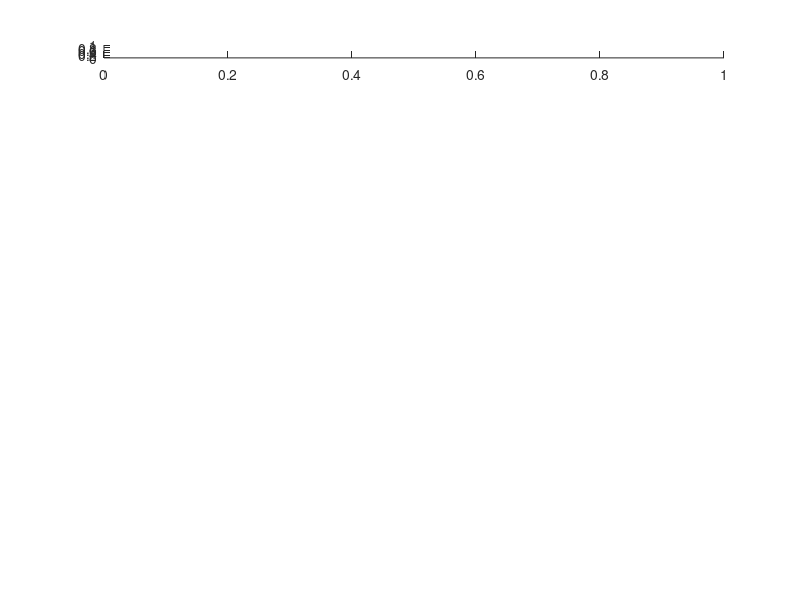

Source code (MATLAB): (Note: this script raises an error after producing the figure.)
clear all
close all
sig = 1;
L = 2000;
x = -5:0.01:5;
xx = zeros(1,11);
for i = -5:1:5
w = .4*(1/.4)*(1/(sqrt(2*pi)*sig))*exp((-(x-i).^2)./(2*sig^2));
fa = w(x==0);
spikes = zeros(1,L);
ind = find(fa-rand(1,L)>0);
spikes(ind) = 1;
xx(i+6) = length(ind)/L;
ax = subplot(11,1,i+6);
for j = 1:length(ind)
    plot([ind(j),ind(j)],[0,1],'color','r')
hold on
end
ax.TickLength = [0 0];
ax.YTickLabel = [];
title(['a = ',num2str(i+6)])
axis([1,L,0,1])
end
xlabel('t(ms)','fontsize',14)
figure
xx = xx/0.4;
for i = -5:5
plot(i,xx(i+6),'ko','MarkerSize',10,'MarkerFaceColor','k')
hold on
end
hold on
w = (1/.4)*(1/(sqrt(2*pi)*sig))*exp((-(x-0).^2)./(2*sig^2));
plot(x,w,'color','k','linewidth',2)
title('Firing rate for 11 neuron ','FontSize',16)
xlabel('S_a','fontsize',14)
ylabel('r_a/r_m_a_x','fontsize',14)
